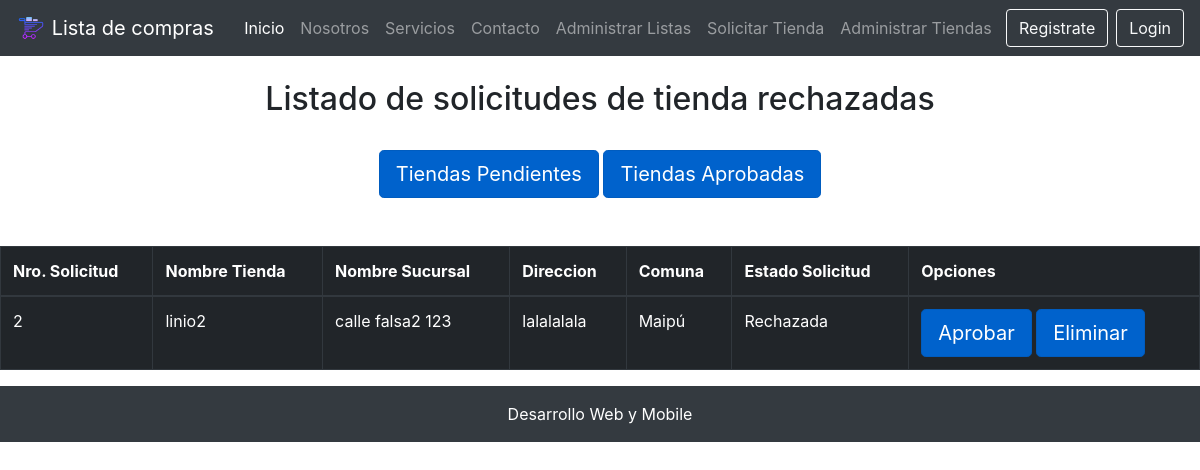
/tiendas_rechazadas/, run on an earlier commit of the app's database.
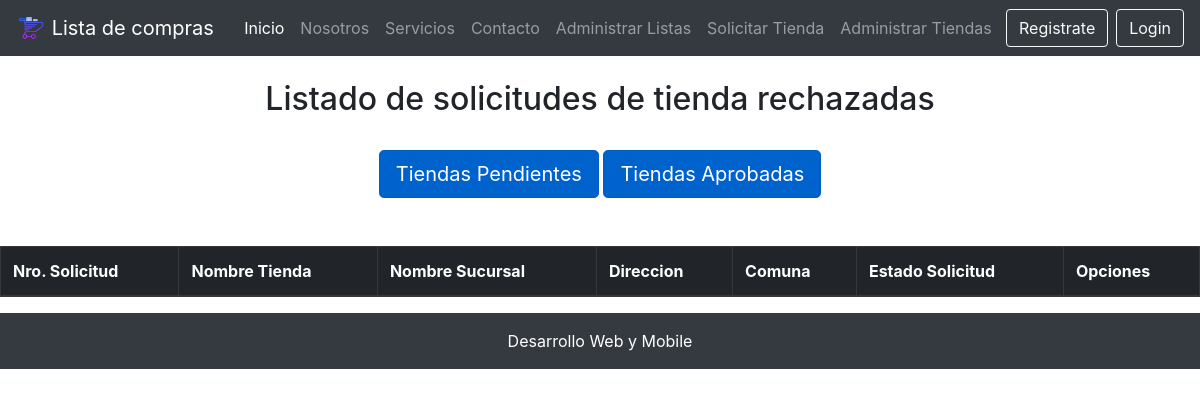
And on a later commit of the database.
### core/models.py (models this page shows, shortened)
class Tienda(models.Model):
    nombre = models.CharField(max_length=50)
    nombre_sucursal = models.CharField(max_length=50, null=True, verbose_name="Nombre Sucursal")
    direccion = models.CharField(max_length=50)
    comuna = models.ForeignKey(Comuna, on_delete=models.CASCADE)
    estado_tienda = models.ForeignKey(EstadoTienda, on_delete=models.CASCADE, verbose_name="Estado Tienda")

class Comuna(models.Model):
    nombre = models.CharField(max_length=60)
    region = models.ForeignKey(Region, on_delete=models.CASCADE)

class EstadoTienda(models.Model):
    nombre = models.CharField(max_length=30, verbose_name="Estado Tienda")

### core/views.py (the view)
# urls.py: path('tiendas_rechazadas/', tiendasrechazadas, name="tiendas_rechazadas"),
def tiendasrechazadas(request):
    rechazadas = Tienda.objects.filter(estado_tienda=3)
    return render(request, 'core/tiendas_rechazadas.html', {
        'rechazadas':rechazadas
    })

### core/templates/core/tiendas_rechazadas.html (shortened to what this page needs)
{% extends "core/base.html" %}
{% block contenido %}
<br>
<h2 class="text-center">Listado de solicitudes de tienda rechazadas</h2>
<br>
<div class="row">
    <div class="col-12 text-center">
        <a href="{% url 'listar_solicitud' %}" class="btn btn-primary btn-lg active" role="button" aria-pressed="true">Tiendas Pendientes</a>
        <a href="{% url 'tiendas_aprobadas' %}" class="btn btn-primary btn-lg active" role="button" aria-pressed="true">Tiendas Aprobadas</a>
    </div>
</div>
<br>
<br>
<div class="table-responsive">
    <table class="table table-dark table-bordered table-hover table-condensed">
        <thead>
            <tr>
                <th>Nro. Solicitud</th>
                <th>Nombre Tienda</th>
                <th>Nombre Sucursal</th>
                <th>Direccion</th>
                <th>Comuna</th>
                <th>Estado Solicitud</th>
                <th>Opciones</th>
            </tr>
        </thead>
        <tbody>
            {% for r in rechazadas %}
            <tr>
                <td>{{ r.id }}</td>
                <td>{{ r.nombre }}</td>
                <td>{{ r.nombre_sucursal }}</td>
                <td>{{ r.direccion }}</td>
                <td>{{ r.comuna.nombre }}</td>
                <td>{{ r.estado_tienda.nombre }}</td>
                <td>
                    <a class="btn btn-primary btn-lg active" href="{% url 'aprobar_solicitud' r.id %}">Aprobar</a>
                    <a class="btn btn-primary btn-lg active" href="{% url 'eliminar_solicitud' r.id %}">Eliminar</a>
                </td>
            </tr>
            {% endfor %}
        </tbody>
    </table>
</div>
{% endblock contenido %}

What changed in the data, as far as the page shows it:
removed Tienda: id "2", nombre "linio2", nombre_sucursal "calle falsa2 123", direccion "lalalalala", comuna.nombre "Maipú", estado_tienda.nombre "Rechazada"
